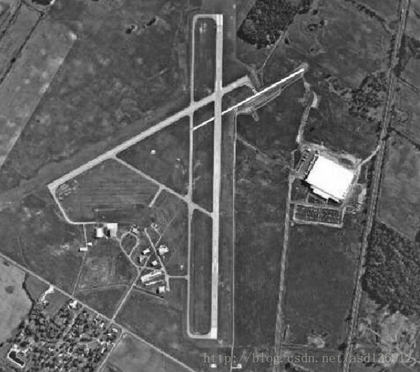
%> input picture DIP/第六次作业_PB16070837_刘鼎乾/测试图像/2.png, 420 x 372 px, shrunk from 603 x 534 before the run
$ octave Untitled4.m   (GNU Octave 9; MATLAB toolbox functions it lacks are replaced by stand-ins)
%> lines starting %> are read from the running program, lines starting %| are printed output that depends on the picture; in (x1, y1, x2, y2) boxes, pixels count from 0 and x2, y2 are one past the last pixel; in counts of white or black regions, pixels touching at a corner belong together; the program's own positions count from 1
clear
clc
close all;
%RGB = imread('circuit.tif');
%RGB = imread('gantrycrane.png');
RGB = imread('2.png');
%> RGB is the input picture: size 372x420x3 uint8; mean R, G, B 93.5, 93.5, 93.5
%RGB = imread('wanqu.png');
I = rgb2gray(RGB);
BW = edge(I,'canny');% Canny边缘检测 转换二值图像
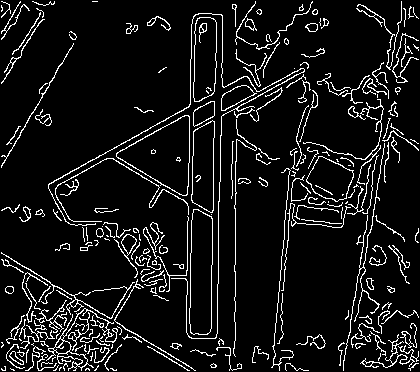
%> BW: size 372x420 logical; 8.6% white in thin lines or dots
figure
imshow(BW)
[H,theta,rho] = hough(BW,'RhoResolution',0.5,'ThetaResolution',0.5);
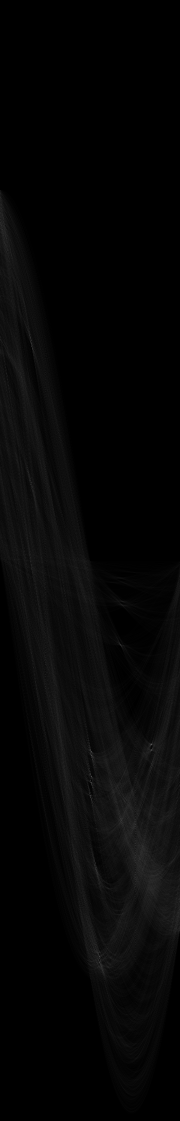
%> H: size 2241x360 double (shown at 1/2 size); min 0, max 190, mean 6
%> theta = 360 values from -90 to 89.5; rho = 2241 values from -560 to 560
subplot(2,1,1);
imshow(RGB);
title('gantrycrane.png');
subplot(2,1,2);
imshow(imadjust(mat2gray(H)),'XData',theta,'YData',rho,'InitialMagnification','fit');
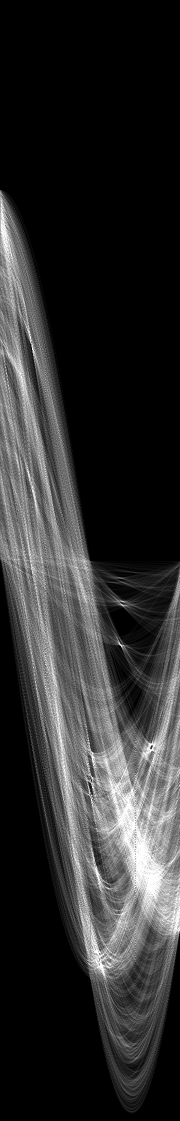
%> displayed picture: size 2241x360, on the screen's scale of 0 to 255 (shown at 1/2 size); min 0, max 255, mean 46.1
title('Hough transform of gantrycrane.png');
xlabel('\theta'), ylabel('\rho');
axis on, axis normal, hold on;
colormap(hot);
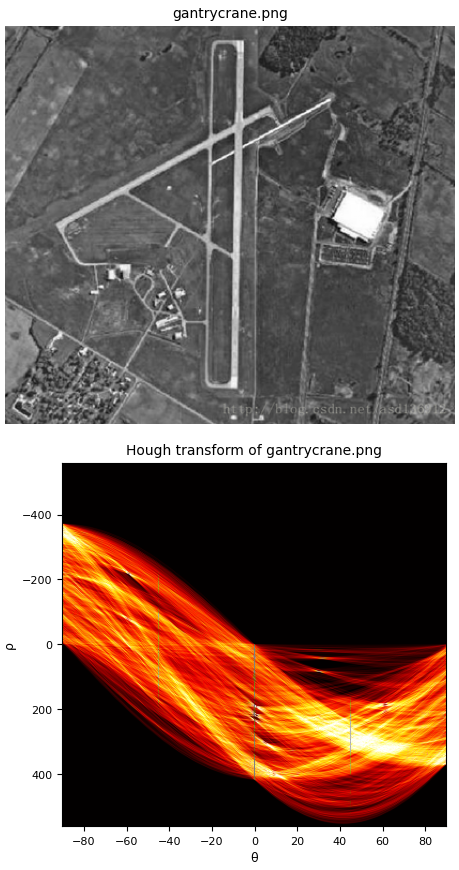
%> figure redrawn from the program's plot data, 2 panels
P = houghpeaks(H,5,'threshold',ceil(0.3*max(H(:))));
%> P = [1591 181; 1504 183; 1566 183; 1490 303; 1913 199]
%> (the run ends here)

$ run again, with DIP/第六次作业_PB16070837_刘鼎乾/测试图像/3.tif saved as DIP/第六次作业_PB16070837_刘鼎乾/测试图像/2.png
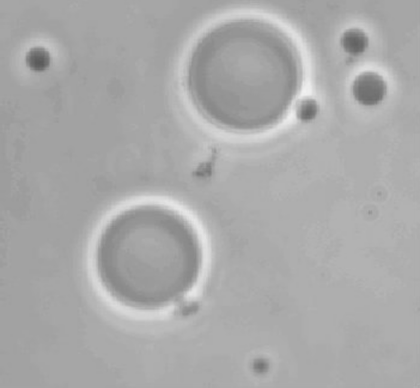
%> input picture DIP/第六次作业_PB16070837_刘鼎乾/测试图像/3.tif, 420 x 388 px, shrunk from 702 x 648 before the run
%> RGB is the input picture: size 388x420 uint8; min 90, max 241, mean 169.6
%> `BW = edge(I,'canny');`:
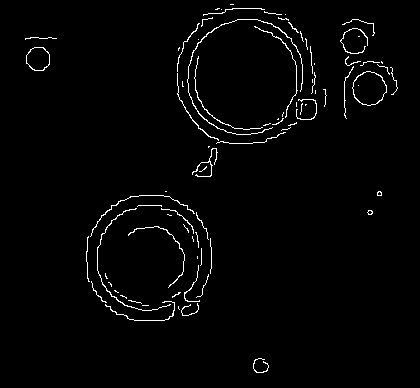
%> BW: size 388x420 logical; 1.9% white in thin lines or dots, all inside (x1, y1, x2, y2) = (25, 4, 398, 373)
%> theta = 360 values from -90 to 89.5; rho = 2283 values from -570.5 to 570.5
%> `colormap(hot);`:
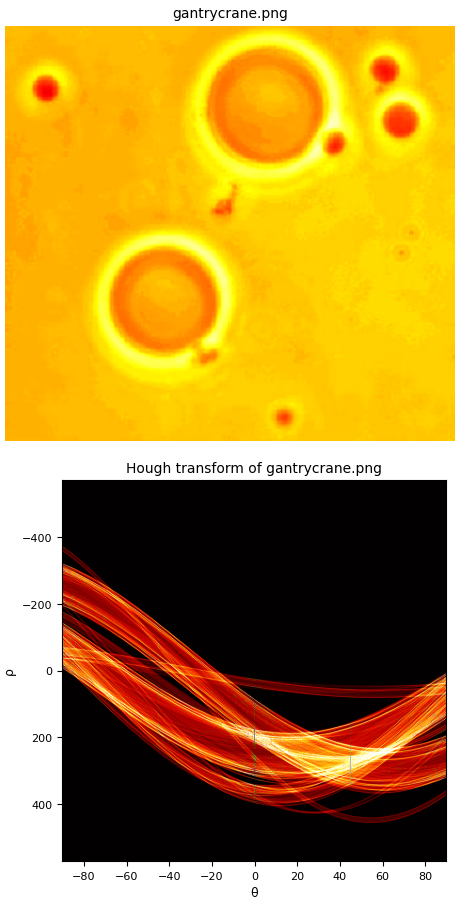
%> figure redrawn from the program's plot data, 2 panels
%> P = [1536 181; 1564 181; 1734 181; 1104 1; 1830 181]

$ run again, with DIP/第六次作业_PB16070837_刘鼎乾/测试图像/4.tif saved as DIP/第六次作业_PB16070837_刘鼎乾/测试图像/2.png
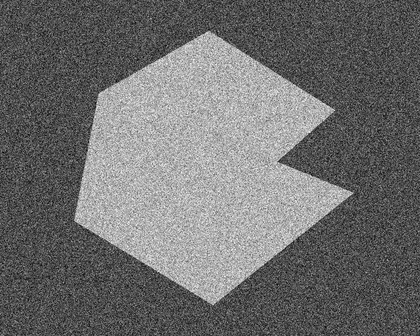
%> input picture DIP/第六次作业_PB16070837_刘鼎乾/测试图像/4.tif, 420 x 336 px, shrunk from 814 x 651 before the run
%> RGB is the input picture: size 336x420 uint8; min 0, max 251, mean 110
%> `BW = edge(I,'canny');`:
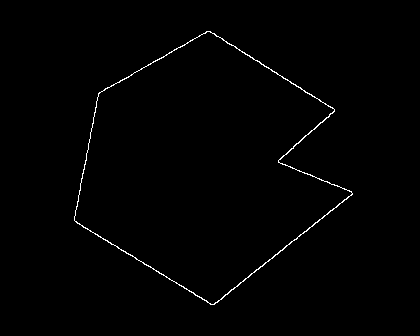
%> BW: size 336x420 logical; 0.78% white in thin lines or dots, all inside (x1, y1, x2, y2) = (74, 31, 353, 305)
%> theta = 360 values from -90 to 89.5; rho = 2147 values from -536.5 to 536.5
%> `colormap(hot);`:
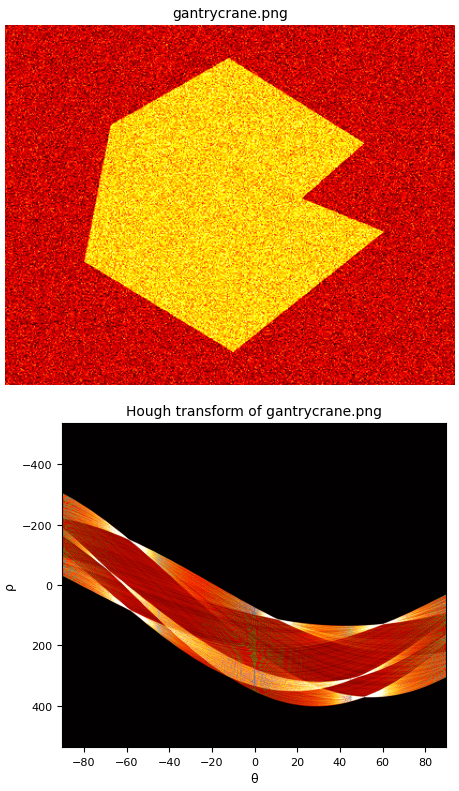
%> figure redrawn from the program's plot data, 2 panels
%> P = [1815 284; 776 64; 1244 65; 1332 302; 1302 203]
